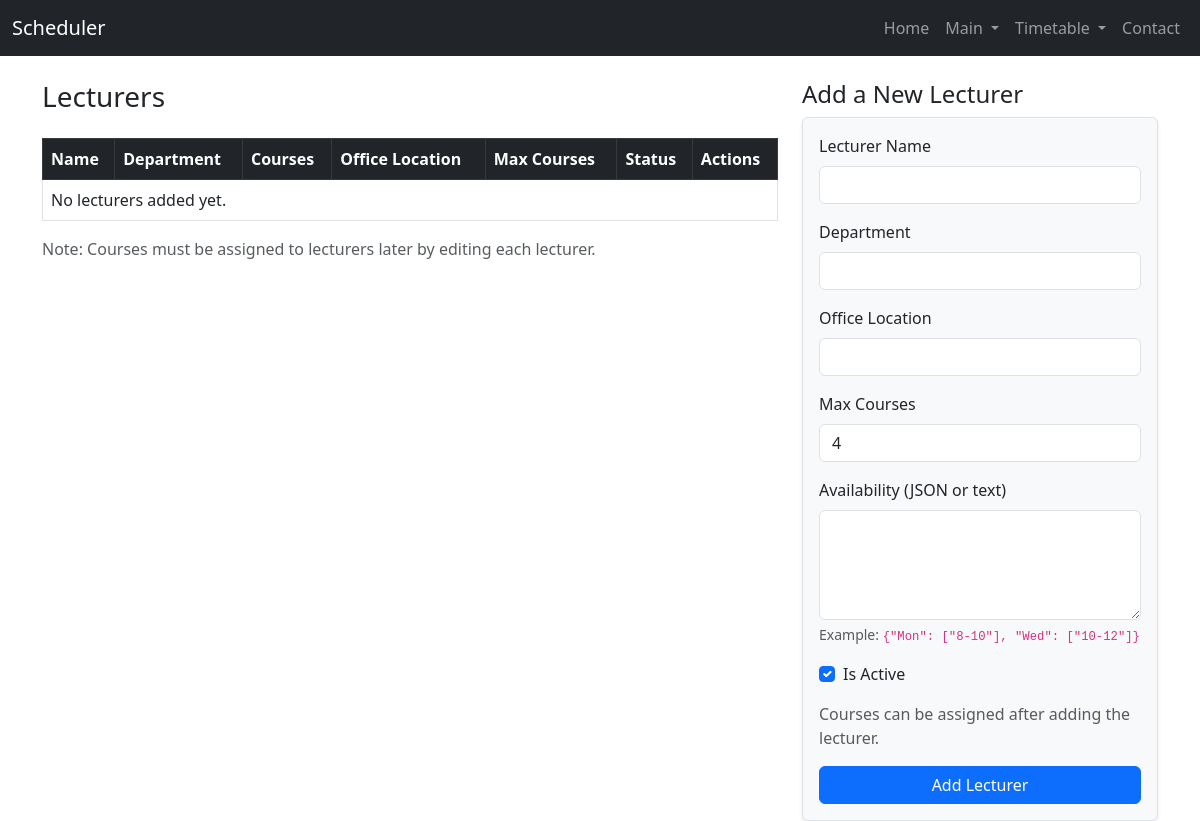
The page /timetable/lecturers/ on the database as committed earlier.
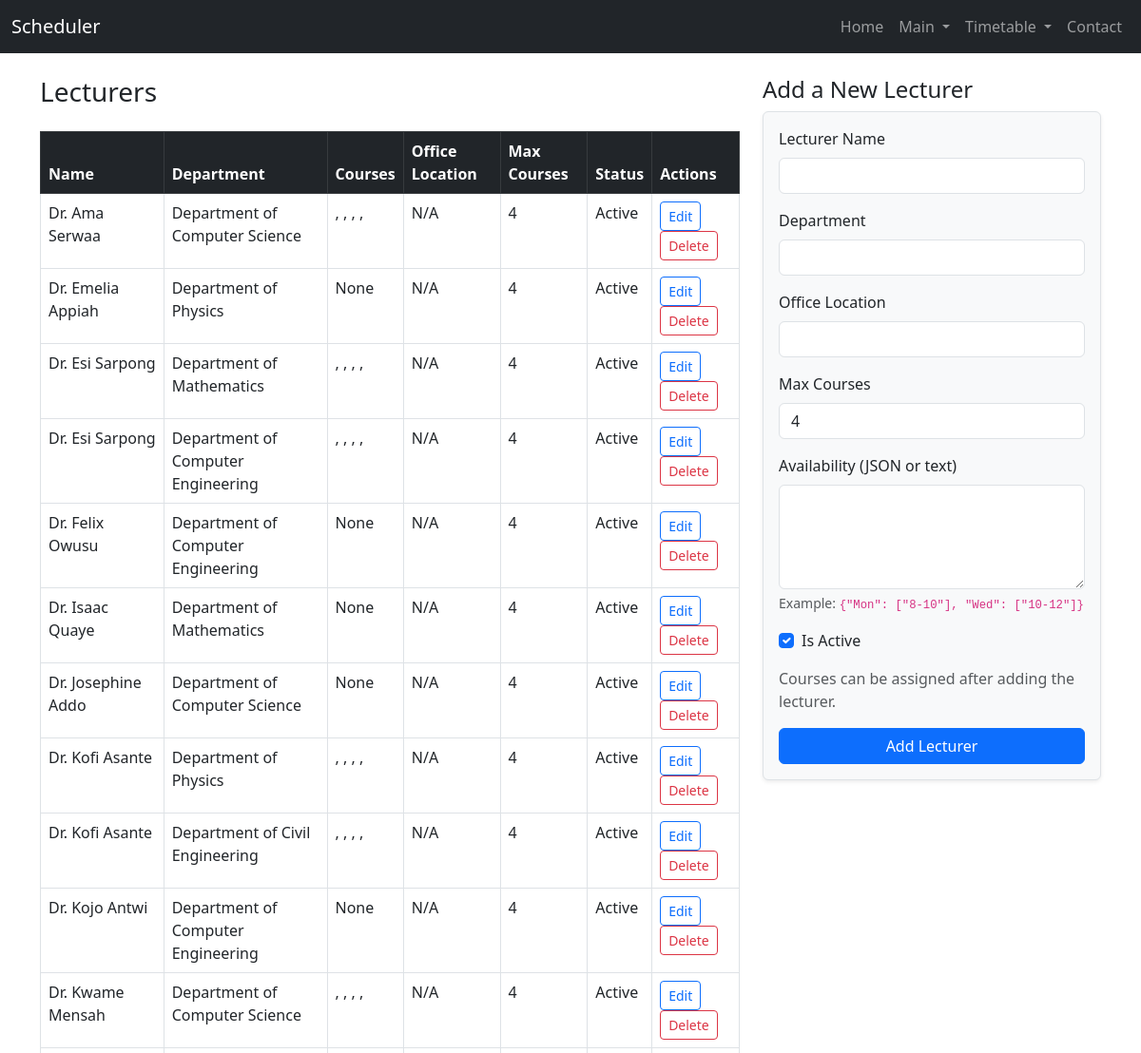
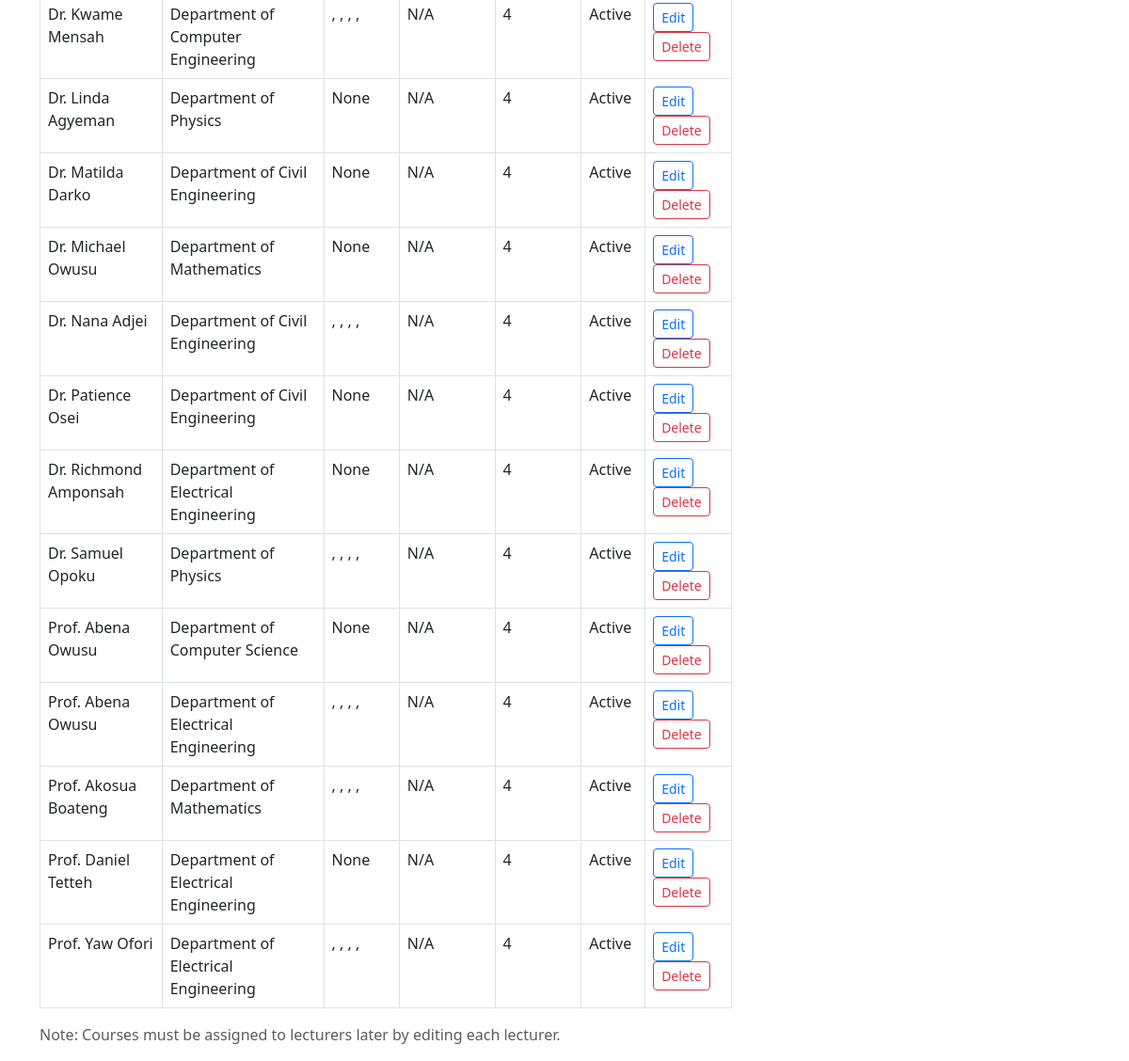
The same page on the database as committed later (2 pictures, top to bottom).
### Timetable/models.py (models this page shows, shortened)
class Lecturer(models.Model):
    name = models.CharField(max_length=100)
    department = models.ForeignKey(Department, on_delete=models.CASCADE)
    staff_id = models.CharField(max_length=20, unique=True, db_index=True, null=True, blank=True)
    availability = models.JSONField(blank=True, null=True)  # For regular teaching availability
    proctor_availability = models.JSONField(blank=True, null=True)  # For exam proctoring availability
    is_proctor = models.BooleanField(default=False)
    max_courses = models.PositiveIntegerField(default=4)
    is_active = models.BooleanField(default=True)
    class Meta:
        ordering = ['name']

class Department(models.Model):
    code = models.CharField(max_length=10, unique=True)
    name = models.CharField(max_length=100)
    building = models.ForeignKey(Building, on_delete=models.SET_NULL, null=True, blank=True)
    college = models.ForeignKey('College', on_delete=models.SET_NULL, null=True, blank=True, related_name='departments')
    def __str__(self):
        return self.name

class Course(models.Model):
    code = models.CharField(max_length=20, unique=True)
    title = models.CharField(max_length=200)
    course_type = models.ForeignKey(CourseType, on_delete=models.CASCADE)
    department = models.ForeignKey(Department, on_delete=models.CASCADE)
    credit_hours = models.PositiveIntegerField()
    enrollment = models.PositiveIntegerField()
    lecturers = models.ManyToManyField(Lecturer, related_name='courses')
    classes = models.ManyToManyField(Class, related_name='courses')
    requires_lab = models.BooleanField(default=False)
    lab_type = models.ForeignKey(LabType, on_delete=models.SET_NULL, null=True, blank=True)
    class Meta:
        ordering = ['code']

### Timetable/views.py (the view, shortened to what this page needs)
# urls.py: path('lecturers/',views.lecturers, name='lecturers'),
def lecturers(request):
    lecturers = Lecturer.objects.all()
    all_courses = Course.objects.all()
    return render(request, 'timetable/lecturers.html', {
        'lecturers': lecturers,
        'all_courses': all_courses
    })

### templates/timetable/lecturers.html (shortened to what this page needs)
{% extends 'home/base.html' %}
{% block content %}
<div class="row">
    <div class="col-md-8">
        <h3 class="mb-4">Lecturers</h3>
        <table class="table table-bordered table-hover">
            <thead class="table-dark">
                <tr>
                    <th>Name</th>
                    <th>Department</th>
                    <th>Courses</th>
                    <th>Office Location</th>
                    <th>Max Courses</th>
                    <th>Status</th>
                    <th>Actions</th>
                </tr>
            </thead>
            <tbody>
                {% for lecturer in lecturers %}
                <tr>
                    <td>{{ lecturer.name }}</td>
                    <td>{{ lecturer.department }}</td>
                    <td>
                        {% for course in lecturer.courses.all %}
                            {{ course.course_code }}{% if not forloop.last %}, {% endif %}
                        {% empty %}None{% endfor %}
                    </td>
                    <td>{{ lecturer.office_location|default:"N/A" }}</td>
                    <td>{{ lecturer.max_courses }}</td>
                    <td>{{ lecturer.is_active|yesno:"Active,Inactive" }}</td>
                    <td>
                        <a href="{% url 'edit_lecturer' lecturer.id %}" class="btn btn-sm btn-outline-primary">Edit</a>
                        <a href="{% url 'delete_lecturer' lecturer.id %}" class="btn btn-sm btn-outline-danger" onclick="return confirm('Are you sure you want to delete this lecturer?');">Delete</a>
                    </td>
                </tr>
                {% empty %}
                <tr><td colspan="7">No lecturers added yet.</td></tr>
                {% endfor %}
            </tbody>
        </table>
        <p class="text-muted mt-3">Note: Courses must be assigned to lecturers later by editing each lecturer.</p>
    </div>
    <div class="col-md-4">
        <h4>Add a New Lecturer</h4>
        <form method="post" class="border p-3 rounded shadow-sm bg-light">
            <div class="mb-3">
                <label for="name" class="form-label">Lecturer Name</label>
                <input type="text" class="form-control" id="name" name="name" required>
            </div>
            <div class="mb-3">
                <label for="department" class="form-label">Department</label>
                <input type="text" class="form-control" id="department" name="department" required>
            </div>
            <div class="mb-3">
                <label for="office_location" class="form-label">Office Location</label>
                <input type="text" class="form-control" id="office_location" name="office_location">
            </div>
            <div class="mb-3">
                <label for="max_courses" class="form-label">Max Courses</label>
                <input type="number" class="form-control" id="max_courses" name="max_courses" value="4" min="1">
            </div>
            <div class="mb-3">
                <label for="availability" class="form-label">Availability (JSON or text)</label>
                <textarea class="form-control" id="availability" name="availability" rows="4"></textarea>
                <div class="form-text">
                    Example: <code>{"Mon": ["8-10"], "Wed": ["10-12"]}</code>
                </div>
            </div>
            <div class="mb-3 form-check">
                <input type="checkbox" class="form-check-input" id="is_active" name="is_active" checked>
                <label class="form-check-label" for="is_active">Is Active</label>
            </div>
            <p class="text-muted">Courses can be assigned after adding the lecturer.</p>
            <button type="submit" class="btn btn-primary w-100">Add Lecturer</button>
        </form>
    </div>
</div>
{% endblock %}

Rows that differ between the two databases and show on the page:
added Lecturer: name "Dr. Ama Serwaa", department "Department of Computer Science", office_location "N/A", max_courses "4", is_active "Active"
added Lecturer: name "Dr. Emelia Appiah", department "Department of Physics", office_location "N/A", max_courses "4", is_active "Active"
added Lecturer: name "Dr. Esi Sarpong", department "Department of Mathematics", office_location "N/A", max_courses "4", is_active "Active"
added Lecturer: name "Dr. Esi Sarpong", department "Department of Computer Engineering", office_location "N/A", max_courses "4", is_active "Active"
added Lecturer: name "Dr. Felix Owusu", department "Department of Computer Engineering", office_location "N/A", max_courses "4", is_active "Active"
added Lecturer: name "Dr. Isaac Quaye", department "Department of Mathematics", office_location "N/A", max_courses "4", is_active "Active"
added Lecturer: name "Dr. Josephine Addo", department "Department of Computer Science", office_location "N/A", max_courses "4", is_active "Active"
added Lecturer: name "Dr. Kofi Asante", department "Department of Physics", office_location "N/A", max_courses "4", is_active "Active"
added Lecturer: name "Dr. Kofi Asante", department "Department of Civil Engineering", office_location "N/A", max_courses "4", is_active "Active"
added Lecturer: name "Dr. Kojo Antwi", department "Department of Computer Engineering", office_location "N/A", max_courses "4", is_active "Active"
added Lecturer: name "Dr. Kwame Mensah", department "Department of Computer Science", office_location "N/A", max_courses "4", is_active "Active"
added Lecturer: name "Dr. Kwame Mensah", department "Department of Computer Engineering", office_location "N/A", max_courses "4", is_active "Active"
added Lecturer: name "Dr. Linda Agyeman", department "Department of Physics", office_location "N/A", max_courses "4", is_active "Active"
added Lecturer: name "Dr. Matilda Darko", department "Department of Civil Engineering", office_location "N/A", max_courses "4", is_active "Active"
added Lecturer: name "Dr. Michael Owusu", department "Department of Mathematics", office_location "N/A", max_courses "4", is_active "Active"
added Lecturer: name "Dr. Nana Adjei", department "Department of Civil Engineering", office_location "N/A", max_courses "4", is_active "Active"
added Lecturer: name "Dr. Patience Osei", department "Department of Civil Engineering", office_location "N/A", max_courses "4", is_active "Active"
added Lecturer: name "Dr. Richmond Amponsah", department "Department of Electrical Engineering", office_location "N/A", max_courses "4", is_active "Active"
added Lecturer: name "Dr. Samuel Opoku", department "Department of Physics", office_location "N/A", max_courses "4", is_active "Active"
added Lecturer: name "Prof. Abena Owusu", department "Department of Computer Science", office_location "N/A", max_courses "4", is_active "Active"
added Lecturer: name "Prof. Abena Owusu", department "Department of Electrical Engineering", office_location "N/A", max_courses "4", is_active "Active"
added Lecturer: name "Prof. Akosua Boateng", department "Department of Mathematics", office_location "N/A", max_courses "4", is_active "Active"
added Lecturer: name "Prof. Daniel Tetteh", department "Department of Electrical Engineering", office_location "N/A", max_courses "4", is_active "Active"
added Lecturer: name "Prof. Yaw Ofori", department "Department of Electrical Engineering", office_location "N/A", max_courses "4", is_active "Active"
Other text that changed with them:
text no longer shown: "No lecturers added yet."
